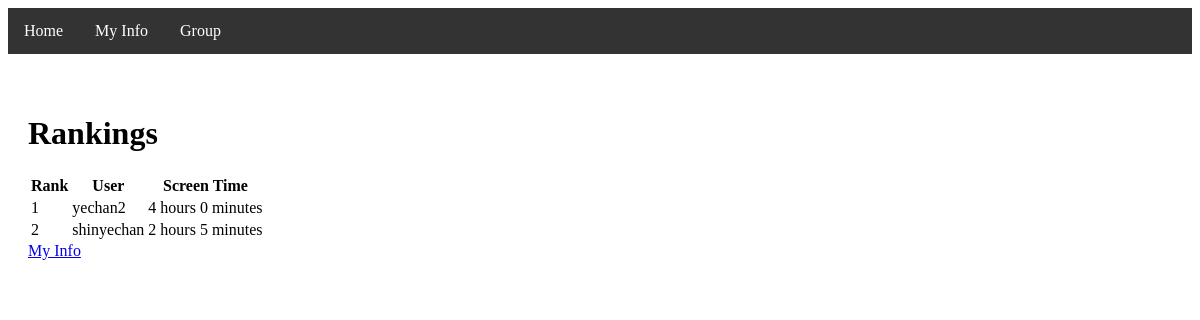
Before: / with the older database file.
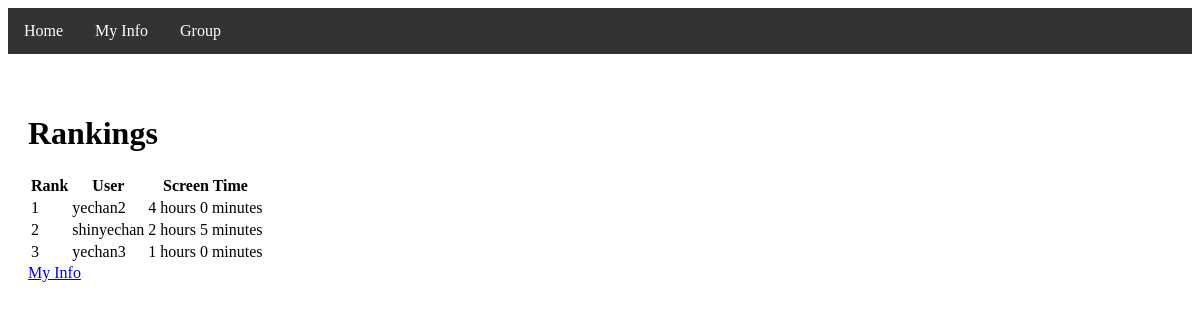
After: the same page with the newer database file.
### main/models.py (models this page shows, shortened)
class ScreenTime(models.Model):
    user = models.OneToOneField(CustomUser, on_delete=models.CASCADE, related_name='screen_time')
    total_minutes = models.PositiveIntegerField(default=0)  # 스크린 타임 총 분
    rank = models.PositiveIntegerField(default=0)  # 랭킹

class CustomUser(AbstractUser):
    pass

### main/views.py (the view)
# urls.py: path('', views.rankings_view, name='rankings'),
def rankings_view(request):
    screen_times = ScreenTime.objects.order_by('-total_minutes')
    return render(request, 'rankings.html', {'screen_times': screen_times})

### main/templatetags/time_filters.py (called while the page is built)
@register.filter
def display_time(total_minutes):
    try:
        total_minutes = int(total_minutes)
        hours = total_minutes // 60
        minutes = total_minutes % 60
        return f"{hours} hours {minutes} minutes"
    except (ValueError, TypeError):
        return "Invalid time"

### main/templates/rankings.html
{% extends 'base.html' %} {% block title %}Rankings{%endblock%}{%block content%}
<!DOCTYPE html>
<html>
  <head> </head>
  <body>
    <h1>Rankings</h1>
    {% if screen_times %}
    <table>
      <tr>
        <th>Rank</th>
        <th>User</th>
        <th>Screen Time</th>
      </tr>
      {% load time_filters %} {% for screen_time in screen_times %}
      <tr>
        <td>{{ screen_time.rank }}</td>
        <td>{{ screen_time.user.username }}</td>
        <td>{{ screen_time.total_minutes|display_time }}</td>
      </tr>
      {% endfor %}
    </table>
    {% else %}
    <p>No users found.</p>
    {% endif %}
    <a href="{% url 'myinfo' %}">My Info</a>
  </body>
</html>
{%endblock%}

Changed rows visible on the page:
added ScreenTime: rank "3", user.username "yechan3", total_minutes|display_time "1 hours 0 minutes"
